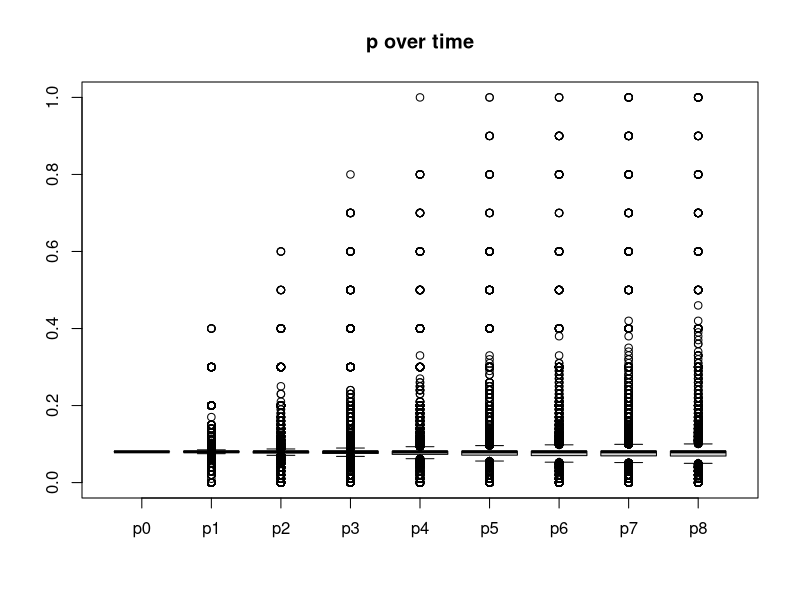
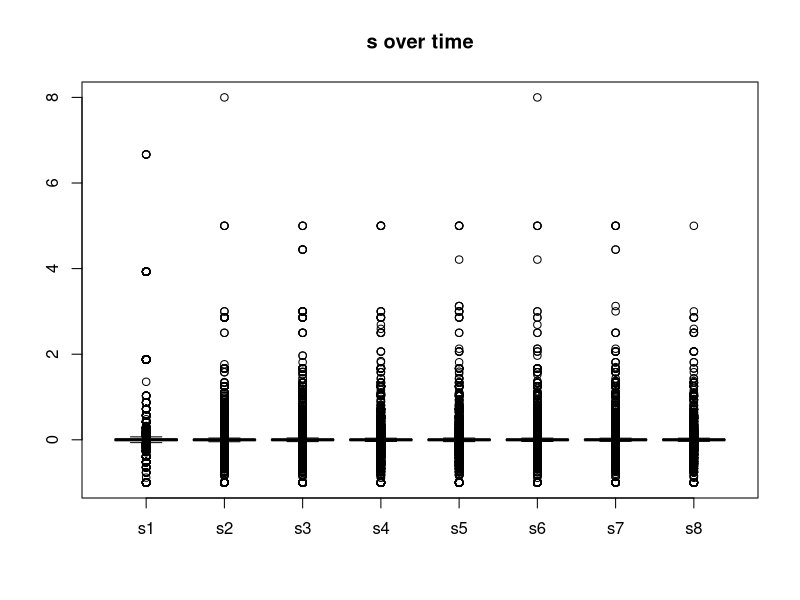

R code for these plots, in order:
#s = pAt*Pat+1/(Pat*PAt+1) - 1

#size p0 p1 p2 p3 p4 p5 p6 p7 p8
#size s1 s2 s3 s4 s5 s6 s7 s8 
#aggregate(by=size, fun=mean)
#plot(s)

#pi refers to allele frequency in generation i (e.g. p0 = generation 0)
#si refers to the strength of selection from generation i-1 to generation i (e.g. s1 is the strength from generation 0 to generation 1)

#simulate the random draws from a binomial
d = data.frame(size=rep(c(10,100,1000,10000, 100000, 1000000, 1000000000), 1000), p0=0.08)

for (i in c(1:8)){
  name = paste("p", i, sep="")
  d = cbind(d, p=rbinom(nrow(d), size=d$size, prob=d[,i+1])/d$size)
  colnames(d)[i+2] = name
  
}

#calculate s after each draw
s = data.frame(size=d$size)

for (i in c(1:8)){
  name = paste("s", i, sep="")
  s = cbind(s, (d[,i+2]*(1-d[,i+1]))/((1-d[,i+2])*d[,i+1]) - 1)
  colnames(s)[i+1] = name
}

#aggregate the data
a_mean = aggregate(s, by=list(s$size), FUN=mean, na.rm=T)
names(a_mean) = c("G1", "size", "mean s1", "mean s2", "mean s3", "mean s4", "mean s5", "mean s6", "mean s7", "mean s8")
a_var = aggregate(s, by=list(s$size), FUN=var, na.rm=T)
names(a_mean) = c("G1", "size", "var s1", "var s2", "var s3", "var s4", "var s5", "var s6", "var s7", "var s8")


#plot stuff
boxplot(d[,2:10], main="p over time")
boxplot(s[,2:9], main="s over time")

results = data.frame()

for (N in unique(d$size)){
  sdata = as.matrix(s[s$size==N,2:9])
  m = mean(sdata, na.rm=T)
  v = var(as.vector(sdata), na.rm=T)
  results = rbind(results, c(N, m, v))
}

names(results) = c("Pop Size", "mean s", "var s")
results = cbind(results, a_mean[,3:10])
results
     
